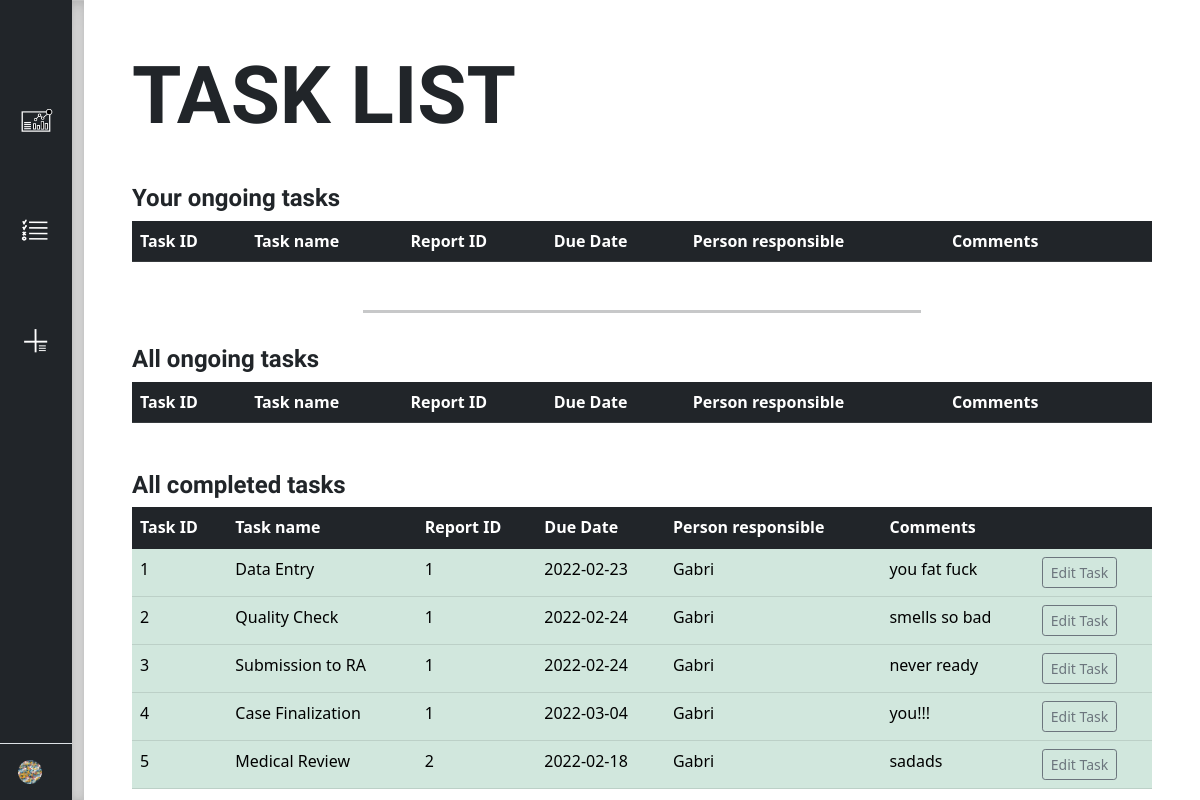
Before: /task_list (signed in) with the older database file.
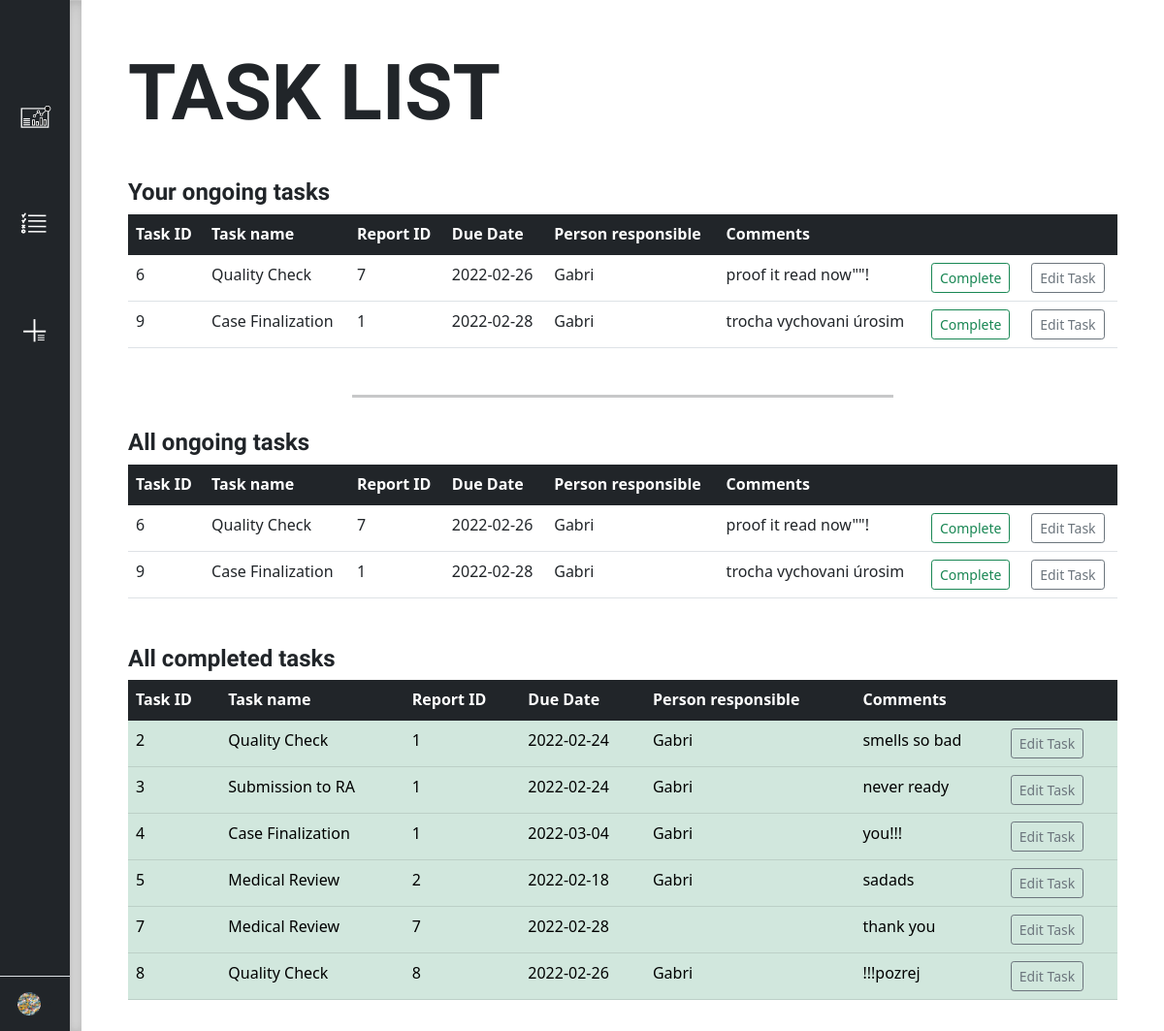
After: the same page with the newer database file.
### main.py (models this page shows)
class Task(UserMixin, db.Model):
    __tablename__ = "task"
    id = db.Column(db.Integer, primary_key=True, nullable=False)
    taskowner_id = db.Column(db.Integer, db.ForeignKey("user.id"))
    report_id = db.Column(db.Integer, db.ForeignKey("report.id"))
    task_name = db.Column(db.String(500), nullable=True)
    due_date = db.Column(db.Date, nullable=True)
    completed = db.Column(db.Boolean(), nullable=True)
    task_comments = db.Column(db.String(500), nullable=True)

class Report(UserMixin, db.Model):
    __tablename__ = "report"
    id = db.Column(db.Integer, primary_key=True, nullable=False)
    date_received = db.Column(db.Date, nullable=True)
    day_zero = db.Column(db.Date, nullable=True)
    case_id = db.Column(db.String(250), nullable=True)
    case_version = db.Column(db.String(250), nullable=True)
    other_case_id = db.Column(db.String(250), nullable=True)
    serious = db.Column(db.String(250), nullable=True)
    listed = db.Column(db.String(250), nullable=True)
    expedited = db.Column(db.Boolean, nullable=True)
    exchange = db.Column(db.Boolean, nullable=True)
    comments = db.Column(db.String(500), nullable=True)
    report_tasks = db.relationship("Task", backref="report")

class User(UserMixin, db.Model):
    __tablename__ = "user"
    id = db.Column(db.Integer, primary_key=True)
    username = db.Column(db.String(250), unique=True, nullable=False)
    password = db.Column(db.String(500), nullable=False)
    email = db.Column(db.String(250), unique=True, nullable=False)
    user_tasks = db.relationship("Task", backref='taskowner')

### main.py (the view)
@app.route("/task_list")
@login_required
def task_list():
    your_tasks = Task.query.filter_by(taskowner_id=current_user.id, completed=False).all()
    all_ongoing_tasks = Task.query.filter_by(completed=False).all()
    all_completed_tasks = Task.query.filter_by(completed=True).all()
    return render_template("task_list.html", your_tasks=your_tasks, all_ongoing_tasks=all_ongoing_tasks,
                           all_completed_tasks=all_completed_tasks)

### main.py (called while the page is built)
@login_manager.user_loader
def load_user(user_id):
    return User.query.get(int(user_id))

### templates/task_list.html (shortened to what this page needs)
<!DOCTYPE html>
<html lang="en">
<head>
    <link href="https://cdn.jsdelivr.net/npm/bootstrap@5.1.3/dist/css/bootstrap.min.css" rel="stylesheet">
    <link rel="stylesheet" href="/static/css/dashboard_style.css">
</head>
<body id="tasklist">
    <main>
    {% include 'navbar.html' %}
      <div class="container-fluid p-0 scrollable">
        <div class="row w-100 m-0">
          <h1>TASK LIST</h1>
          <div class="tasklist_box">
            <h2>Your ongoing tasks</h2>
            <table class="table table-hover table-responsive">
              <thead class="table-dark">
                <th>Task ID</th>
                <th>Task name</th>
                <th>Report ID</th>
                <th>Due Date</th>
                <th>Person responsible</th>
                <th>Comments</th>
                <th></th>
                <th></th>
              </thead>
              <tbody>
              {% for task in your_tasks %}
              <tr>
                <td>{{ task.id }}</td>
                <td>{{ task.task_name }}</td>
                <td>{{ task.report.id }}</td>
                <td>{{ task.due_date }}</td>
                <td>{{ task.taskowner.username }}</td>
                <td>{{ task.task_comments }}</td>
                <td>
                  <form action="{{ url_for('complete_task', task_id=task.id) }}" method="get">
                  <input type="submit" class="btn btn-outline-success btn-sm" value="Complete"></input>
                  </form>
                </td>
                <td>
                  <form action="{{ url_for('edit_task', task_id=task.id) }}" method="get">
                  <input type="submit" class="btn btn-outline-secondary btn-sm" value="Edit Task"></input>
                  </form>
                </td>
              </tr>
              {% endfor %}
              </tbody>
            </table>
          </div>
          <hr>
          <div class="tasklist_box">
            <h2>All ongoing tasks</h2>
            <table class="table table-hover table-responsive">
              <thead class="table-dark">
                <th>Task ID</th>
                <th>Task name</th>
                <th>Report ID</th>
                <th>Due Date</th>
                <th>Person responsible</th>
                <th>Comments</th>
                <th></th>
                <th></th>
              </thead>
              <tbody>
              {% for task in all_ongoing_tasks %}
              <tr>
                <td>{{ task.id }}</td>
                <td>{{ task.task_name }}</td>
                <td>{{ task.report.id }}</td>
                <td>{{ task.due_date }}</td>
                <td>{{ task.taskowner.username }}</td>
                <td>{{ task.task_comments }}</td>
                <td>
                  <form action="{{ url_for('complete_task', task_id=task.id) }}" method="get">
                    <input type="submit" class="btn btn-outline-success btn-sm" value="Complete"></input>
                    </form>
                </td>
                <td>
                  <form action="{{ url_for('edit_task', task_id=task.id) }}" method="get">
                  <input type="submit" class="btn btn-outline-secondary btn-sm" value="Edit Task"></input>
                  </form>
                </td>
              </tr>
              {% endfor %}
              </tbody>
            </table>
          </div>
          <div class="tasklist_box">
            <h2>All completed tasks</h2>
            <table class="table table-hover table-responsive">
              <thead class="table-dark">
                <th>Task ID</th>
                <th>Task name</th>
                <th>Report ID</th>
                <th>Due Date</th>
                <th>Person responsible</th>
                <th>Comments</th>
                <th></th>
              </thead>
              <tbody>
              {% for task in all_completed_tasks %}
              <tr class="table-success">
                <td>{{ task.id }}</td>
                <td>{{ task.task_name }}</td>
                <td>{{ task.report.id }}</td>
                <td>{{ task.due_date }}</td>
                <td>{{ task.taskowner.username }}</td>
                <td>{{ task.task_comments }}</td>
                <td>
                  <form action="{{ url_for('edit_task', task_id=task.id) }}" method="get">
                  <input type="submit" class="btn btn-outline-secondary btn-sm" value="Edit Task"></input>
                  </form>
                </td>
              </tr>
              {% endfor %}
              </tbody>
            </table>
          </div>
        </div>
      </div>
    </main>
</body>
</html>

### templates/navbar.html (shortened to what this page needs)
<div class="d-flex flex-column flex-shrink-0 bg-dark" style="width: 4.5rem">
    <a href="/" class="d-block p-3 link-dark text-decoration-none" title="" data-bs-toggle="tooltip" data-bs-placement="right" data-bs-original-title="Icon-only">
      <svg class="bi" width="40" height="32"><use xlink:href="#bootstrap"></use></svg>
    </a>
    <ul class="nav nav-pills nav-flush flex-column mb-auto text-center">
      <li class="nav-item">
        <a href="{{ url_for('dashboard') }}" class="nav-link py-3" title="Dashboard" data-bs-toggle="tooltip" data-bs-placement="right" data-bs-original-title="Home">
          <img class="bi" width="34" height="34" src="/static/images/dashboard1.png" alt="Dashboard"></img>
        </a>
      </li>
      <li class="nav-item">
        <a href="{{ url_for('task_list') }}" class="nav-link py-3" title="Task List" data-bs-toggle="tooltip" data-bs-placement="right" data-bs-original-title="Task list">
            <img class="bi" width="34" height="34" src="/static/images/task_list.png" alt="Task List"></img>
        </a>
      </li>
      <li class="nav-item">
        <a href="{{ url_for('new_report') }}" class="nav-link py-3" title="New Report" data-bs-toggle="tooltip" data-bs-placement="right" data-bs-original-title="New Report">
            <img class="bi" width="34" height="34" src="/static/images/new_report.png" alt="Add Report"></img>
        </a>
      </li>
    </ul>
    <div class="dropdown border-top">
      <a href="#" class="d-flex align-items-center justify-content-center p-3 link-dark text-decoration-none dropdown-toggle" id="dropdownUser3" data-bs-toggle="dropdown" aria-expanded="false">
        <img src="/static/images/yourface.png" alt="mdo" width="24" height="24" class="rounded-circle">
      </a>
    </div>
  </div>
  <div class="b-example-divider"></div>

### static/css/dashboard_style.css (style rules this page uses)
body { min-height: 100vh; min-height: -webkit-fill-available; overflow-y: hidden; min-width: 590px; }
html { height: -webkit-fill-available; }
main { display: flex; flex-wrap: nowrap; height: 100vh; height: -webkit-fill-available; overflow-x: auto; overflow-y: hidden; }
h1 { font-family: 'Spartan', sans-serif; font-weight: 900; font-size: 5rem; }
h2 { font-family: 'Spartan', sans-serif; font-weight: 700; font-size: 1.5rem; }
.b-example-divider { flex-shrink: 0; width: 0.75rem; height: 100vh; background-color: rgba(0, 0, 0, .1); border: solid rgba(0, 0, 0, .15); border-width: 1px 0; box-shadow: inset 0 .5em 1.5em rgba(0, 0, 0, .1), inset 0 .125em .5em rgba(0, 0, 0, .15); }
.bi { vertical-align: -.125em; pointer-events: none; fill: #FFF; }
.dropdown-toggle { outline: 0; }
.nav-flush .nav-link { border-radius: 0; }
.nav-item { margin: 20px 0 20px; }
.scrollable { overflow-y: auto !important; height: 100vh; }
#tasklist h1 { padding: 3rem 3rem 1rem; }
#tasklist hr { width: 50%; margin: 1rem auto 1rem auto; height: 3px; }
.tasklist_box { padding: 1rem 3rem 1rem; }

Changed rows visible on the page:
removed Task: id "1", task_name "Data Entry", report.id "1", due_date "2022-02-23", taskowner.username "Gabri", task_comments "you fat fuck", shown under "All completed tasks"
added Task: id "6", task_name "Quality Check", report.id "7", due_date "2022-02-26", taskowner.username "Gabri", task_comments "proof it read now\"\"!"
added Task: id "9", task_name "Case Finalization", report.id "1", due_date "2022-02-28", taskowner.username "Gabri", task_comments "trocha vychovani úrosim"
added Task: id "7", task_name "Medical Review", report.id "7", due_date "2022-02-28", task_comments "thank you", shown under "All completed tasks"
added Task: id "8", task_name "Quality Check", report.id "8", due_date "2022-02-26", taskowner.username "Gabri", task_comments "!!!pozrej", shown under "All completed tasks"
